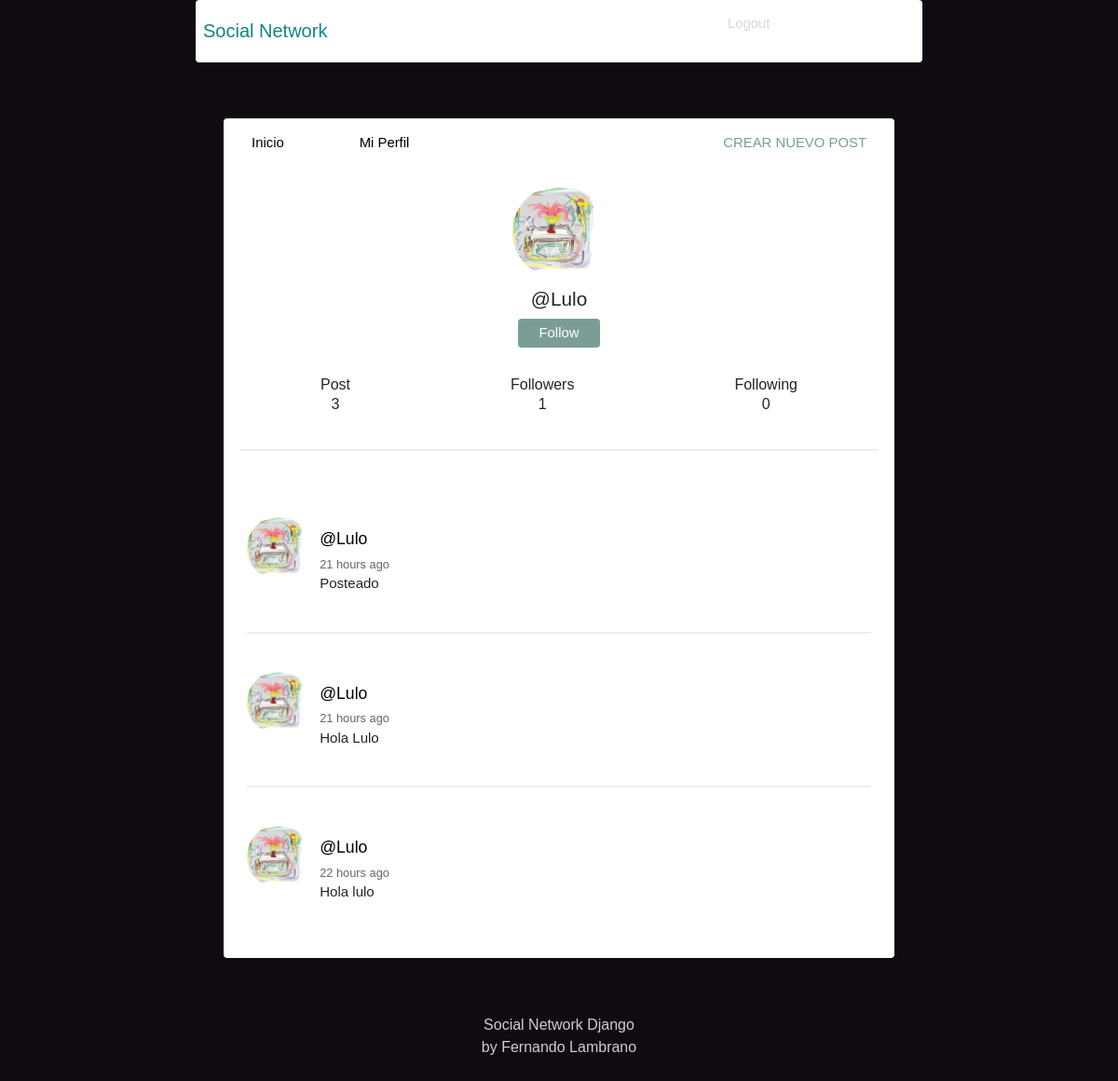
Screenshot of /profile/Lulo/ (signed in) with the database file from the repository.
### social/models.py (models this page shows, shortened)
class Profile(models.Model):
    user = models.OneToOneField(User, on_delete = models.CASCADE)
    image = models.ImageField(default = 'profile.png')
    def following(self):
        user_ids = Relationship.objects.filter(from_user=self.user)\
                                .values_list('to_user_id', flat=True)
        return User.objects.filter(id__in=user_ids)
    def followers(self):
        user_ids = Relationship.objects.filter(to_user=self.user)\
                                .values_list('from_user_id', flat=True)
        return User.objects.filter(id__in=user_ids)

class Post(models.Model):
    user = models.ForeignKey(User, on_delete = models.CASCADE, related_name = 'posts')
    timestamp = models.DateTimeField(default = timezone.now)
    content = models.TextField()
    class Meta:
        ordering = ['-timestamp']

### social/views.py (the view)
# urls.py: path('profile/', views.profile, name='profile'),
def profile (request, username=None):
    current_user = request.user
    if username and username != current_user.username:
        user = User.objects.get(username=username)
        posts = user.posts.all()
    else:
        posts = current_user.posts.all()
        user = current_user
    return render (request, 'social/profile.html', {'user':user, 'posts':posts})

### social/templates/social/profile.html
{% extends 'social/feed.html' %}
{% block content %}
<div class="profile">
	<img src="{{ user.profile.image.url }}">
	<h2>@{{ user.username }}</h2>
	{% if request.user.is_authenticated %}
		{% if user.username != request.user.username %}
			{% if user not in request.user.profile.following %}
			<button><a class="follow-button" href="{% url 'follow' user %}">Follow</a></button>
			{% else %}
			<button><a class="follow-button" href="{% url 'unfollow' user %}">Unfollow</a></button>
			{% endif %}
		{% endif %}
	{% endif %}
</div>
<div class="follow">
	<div>
		<h5>Post</h5>
		<p>{{ user.posts.count }}</p>
	</div>
	<div>
		<h5>Followers</h5>
		<p>{{ user.profile.followers.count }}</p>
	</div>
	<div>
		<h5>Following</h5>
		<p>{{ user.profile.following.count }}</p>
	</div>
</div>
{{ block.super }}
{% endblock %}

### social/templates/social/feed.html (shortened to what this page needs)
{% extends 'social/layout.html' %}
{% load humanize %}
{% block content %}
{% for post in posts %}
<article>
    <div class="container-article">
        <img src="{{ post.user.profile.image.url }}">
        <div>
            <h2 class="username"><a href="{% url 'profile' post.user.username %}">@{{ post.user.username }}</a></h2>
            <time data-time="#">{{ post.timestamp|naturaltime }}</time>
            <div class="post">{{ post.content }}</div>
        </div>
    </div>
</article>
{% endfor %}
{% endblock %}

### social/static/style.css (style rules this page uses)
body { background: #110a11; font-size: 62.5%; font-family: 'Varela Round', Helvetica, Arial, serif; }
h5 { font-size: 1rem; margin-bottom: 0; }
p { font-size: 1rem; }
button { font-size: 1rem; color: white; padding: 0.4rem 1.4rem; border: none; background: #7A9D96; border-radius: 4px; cursor: pointer; }
img { object-fit: cover; }
a { font-size: .93rem; text-decoration: none; color: black; }
article { width: 93%; margin: auto; padding: 40px 0; border-bottom: 2px solid #ECEEEF; }
.username { margin-bottom: .2rem; }
.username a { font-size: 1.1rem; }
.container-article { display: flex; }
.container-article img { height: 68px; width: 68px; margin-right: 10px; border-radius: 50%; }
article:last-child { border-bottom: 0; }
time { font-size: .8rem; opacity: .7; }
.post { font-size: .94rem; }
.profile { display: flex; align-items: center; flex-direction: column; }
.profile img { height: 100px; width: 100px; margin-right: 10px; border-radius: 50%; margin: 20px; }
.profile h2 { margin-top: -10px; font-size: 1.3rem; }
.follow { display: flex; width: 95%; justify-content: space-around; margin: 30px auto; text-align: center; border-bottom: 2px solid #ECEEEF; padding-bottom: 20px; }
.follow-button { color: white; }

### rows the page displays
Post: user.profile.image (picture), user.username "Lulo", timestamp "21 hours ago", content "Posteado"
Post: user.profile.image (picture), user.username "Lulo", timestamp "21 hours ago", content "Hola Lulo"
Post: user.profile.image (picture), user.username "Lulo", timestamp "22 hours ago", content "Hola lulo"

### other values shown
{{ user.username }} "Lulo"
{{ user.posts.count }} "3"
{{ user.profile.followers.count }} "1"
{{ user.profile.following.count }} "0"
